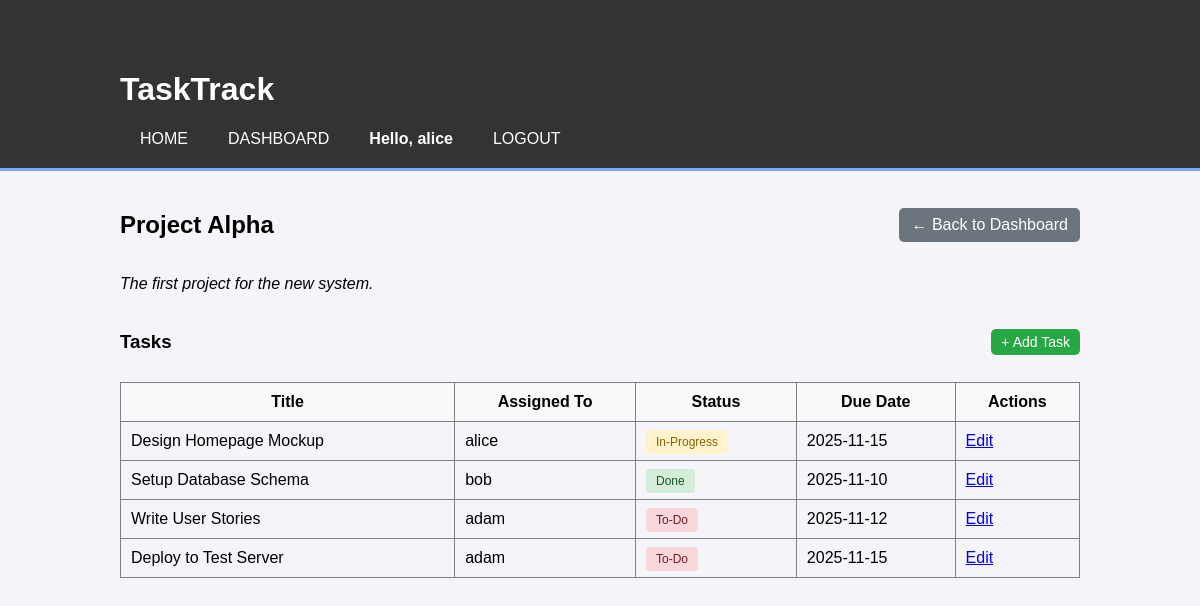
The app's page /project/101 (signed in) with its own data.
### tables this page shows
CREATE TABLE users (
    user_id INTEGER PRIMARY KEY,
    username TEXT NOT NULl UNIQUE,
    email TEXT NOT NULL UNIQUE,
    password_hash TEXT NOT NULL,
    date_created TEXT NOT NULL
, is_admin INTEGER DEFAULT 0);

CREATE TABLE projects (
    project_id INTEGER PRIMARY KEY,
    project_name TEXT NOT NULL,
    description TEXT,
    owner_id INTEGER NOT NULL,
    created_at TEXT NOT NULL,
    FOREIGN KEY (owner_id) REFERENCES users (user_id)
);

CREATE TABLE tasks (
    task_id INTEGER PRIMARY KEY,
    project_id INTEGER NOT NULL,
    assignee_id INTEGER,
    task_title TEXT NOT NULL,
    description TEXT,
    status TEXT NOT NULL,
    due_date TEXT,
    FOREIGN KEY (project_id) REFERENCES projects (project_id),
    FOREIGN KEY (assignee_id) REFERENCES users (user_id)
);

### app.py (the view)
@app.route('/project/<int:project_id>')
def view_project(project_id):
    if 'user_id' not in session:
        return redirect(url_for('login'))
    user_id = session['user_id']
    connection = get_db_connection()
    member = connection.execute(
        'SELECT * FROM project_members WHERE project_id = ? AND user_id = ?',
        (project_id, user_id)
    ).fetchone()
    if member is None and session.get('is_admin') != 1:
        connection.close()
        flash('You do not have permission to view this project.')
        return redirect(url_for('dashboard'))
    project = connection.execute(
        'SELECT * FROM projects WHERE project_id = ?',
        (project_id,)
    ).fetchone()
    tasks = connection.execute(
        '''
        SELECT t.*, u.username as assignee_name
        FROM tasks t
        LEFT JOIN users u ON t.assignee_id = u.user_id
        WHERE t.project_id = ?
        ''',
        (project_id,)
    ).fetchall()
    connection.close()
    return render_template('project_details.html', project=project, tasks=tasks)

### app.py (called while the page is built)
def get_db_connection():
    connection = sqlite3.connect('fake_db.db')
    connection.row_factory = sqlite3.Row
    return connection

### templates/project_details.html
{% extends 'base.html' %}
{% block content %}
    <div style="display: flex; justify-content: space-between; align-items: center;">
        <h2>{{ project['project_name'] }}</h2>
        <a href="{{ url_for('dashboard') }}" class="button" style="background-color: #6c757d; color: white; padding: 8px 12px; text-decoration: none; border-radius: 5px;">&larr; Back to Dashboard</a>
    </div>
    <p><em>{{ project['description'] }}</em></p>
    <div style="display: flex; justify-content: space-between; align-items: center; margin-top: 20px; margin-bottom: 10px;">
        <h3>Tasks</h3>
        <a href="{{ url_for('create_task', project_id=project['project_id']) }}" class="button" style="background-color: #28a745; color: white; padding: 5px 10px; text-decoration: none; border-radius: 5px; font-size: 14px;">+ Add Task</a>
    </div>
    {% if tasks %}
        <table border="1" cellpadding="10" cellspacing="0" style="width: 100%; border-collapse: collapse;">
            <thead>
                <tr style="background-color: #f8f9fa;">
                    <th>Title</th>
                    <th>Assigned To</th>
                    <th>Status</th>
                    <th>Due Date</th>
                    <th>Actions</th>
                </tr>
            </thead>
            <tbody>
                {% for task in tasks %}
                    <tr>
                        <td>{{ task['task_title'] }}</td>
                        <td>{{ task['assignee_name'] if task['assignee_name'] else 'Unassigned' }}</td>
                        <td>
                            <span style="
                                padding: 5px 10px; border-radius: 4px; font-size: 12px;
                                background-color: {% if task['status'] == 'Done' %}#d4edda{% elif task['status'] == 'In-Progress' %}#fff3cd{% else %}#f8d7da{% endif %};
                                color: {% if task['status'] == 'Done' %}#155724{% elif task['status'] == 'In-Progress' %}#856404{% else %}#721c24{% endif %};
                            ">
                                {{ task['status'] }}
                            </span>
                        </td>
                        <td>{{ task['due_date'] }}</td>
                        <td>
                            <a href="#">Edit</a>
                        </td>
                    </tr>
                {% endfor %}
            </tbody>
        </table>
    {% else %}
        <p>No tasks found for this project.</p>
    {% endif %}
{% endblock %}

### templates/base.html (shortened to what this page needs)
<!DOCTYPE html>
<html lang="en">
<head>
    <link rel="stylesheet" href="{{ url_for('static', filename='style.css') }}">
</head>
<body>
    <header>
        <div class="container">
            <h1>TaskTrack</h1>
            <nav>
                <ul>
                    <li><a href="{{ url_for('index') }}">Home</a></li>
                    {% if session['user_id'] %}
                        <li><a href="{{ url_for('dashboard') }}">Dashboard</a></li>
                        <li style="color: white; font-weight: bold;">Hello, {{ session['username'] }}</li>
                        <li><a href="{{ url_for('logout') }}">Logout</a></li>
                    {% else %}
                        <li><a href="{{ url_for('login') }}">Login</a></li>
                        <li><a href="{{ url_for('register') }}">Register</a></li>
                    {% endif %}
                </ul>
            </nav>
        </div>
    </header>
    <div class="container">
        {% block content %}{% endblock %}
    </div>
</body>
</html>

### static/style.css (style rules this page uses)
body { font-family: sans-serif; background-color: #f4f4f9; margin: 0; padding: 0; }
.container { width: 80%; margin: auto; overflow: hidden; padding: 20px; }
header { background: #333; color: #fff; padding-top: 30px; min-height: 70px; border-bottom: #77aaff 3px solid; }
header a { color: #fff; text-decoration: none; text-transform: uppercase; font-size: 16px; }
header ul { padding: 0; margin: 0; list-style: none; overflow: hidden; }
header li { float: left; display: inline; padding: 0 20px 0 20px; }

### records on screen
users: username "alice"
projects: project_name "Project Alpha", description "The first project for the new system."
tasks: task_title "Design Homepage Mockup", username "alice", status "In-Progress", due_date "2025-11-15"
tasks: task_title "Setup Database Schema", username "bob", status "Done", due_date "2025-11-10"
tasks: task_title "Write User Stories", username "adam", status "To-Do", due_date "2025-11-12"
tasks: task_title "Deploy to Test Server", username "adam", status "To-Do", due_date "2025-11-15"
